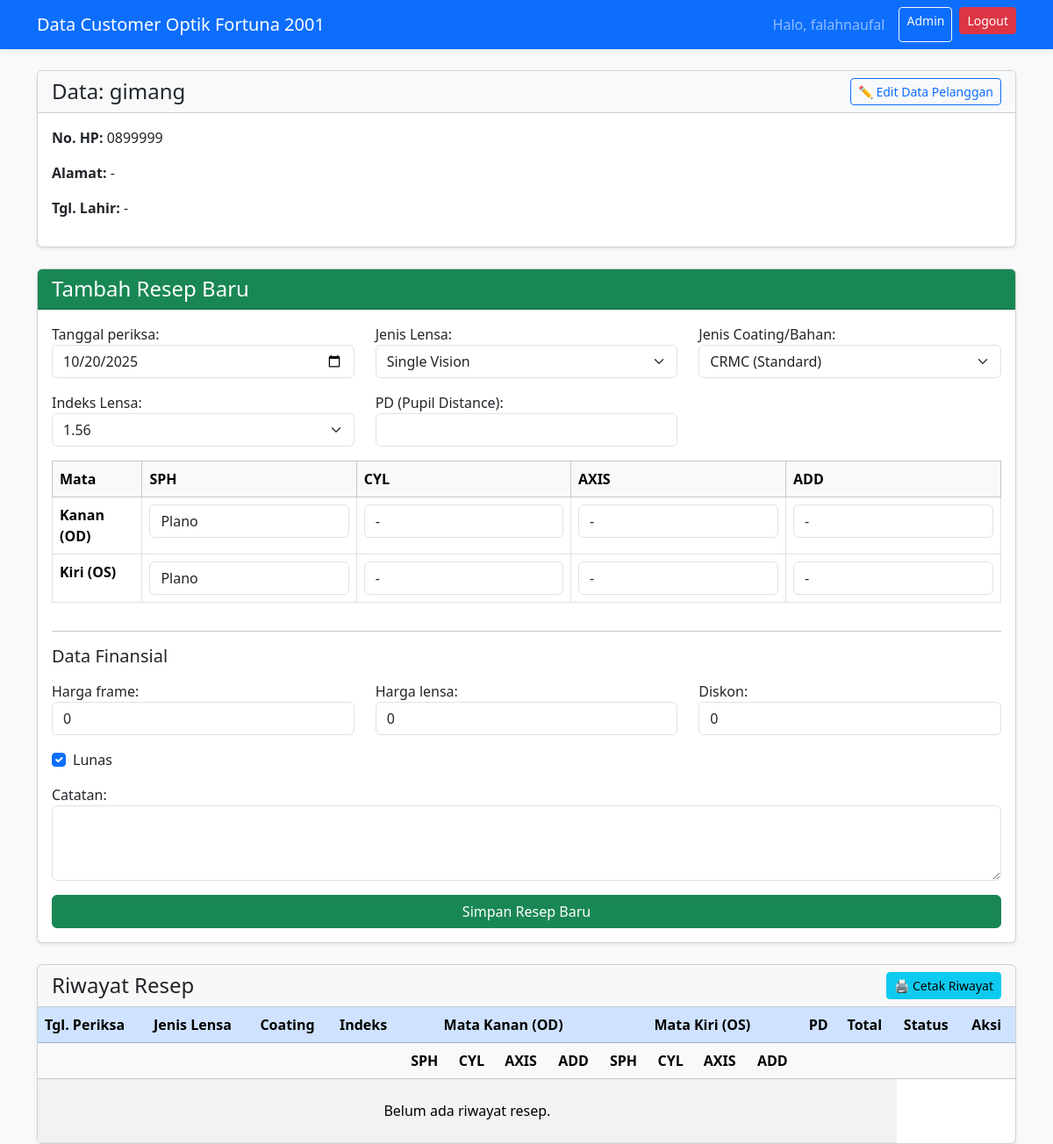
Page /pelanggan/2/ (signed in) on the committed database.
### pasien/models.py (models this page shows, shortened)
class Pelanggan(models.Model):
    nama = models.CharField(max_length=100)
    no_hp = models.CharField(max_length=20, unique=True)
    alamat = models.TextField(blank=True, null=True)
    tanggal_lahir = models.DateField(blank=True, null=True)
    created_at = models.DateTimeField(auto_now_add=True)
    class Meta:
        verbose_name = "Data Pelanggan"
        verbose_name_plural = "Data Pelanggan"

### pasien/views.py (the view)
# urls.py: path('pelanggan/<int:pk>/', views.detail_pelanggan, name='detail'),
@login_required # Kunci halaman ini
def detail_pelanggan(request, pk):
    pelanggan = get_object_or_404(Pelanggan, pk=pk)
    resep_list = pelanggan.resep_history.all()
    if request.method == 'POST':
        form = ResepForm(request.POST)
        if form.is_valid():
            resep_baru = form.save(commit=False) # Jangan simpan dulu
            resep_baru.pelanggan = pelanggan      # Isi 'pelanggan' secara manual
            resep_baru.save()                     # Baru simpan ke database
            return redirect('detail', pk=pelanggan.pk)
    else:
        form = ResepForm() # Buat form kosong
    context = {
        'pelanggan': pelanggan,
        'resep_list': resep_list,
        'form': form, # Kirim form (kosong atau terisi) ke template
    }
    return render(request, 'detail.html', context)

### templates/detail.html (shortened to what this page needs)
{% extends 'base.html' %}
{% block content %}
<div class="card shadow-sm mb-4">
    <div class="card-header bg-light d-flex justify-content-between align-items-center">
        <h4 class="mb-0">Data: {{ pelanggan.nama }}</h4>
        <a href="{% url 'edit_pelanggan' pelanggan.pk %}" class="btn btn-outline-primary btn-sm">
           ✏️ Edit Data Pelanggan
        </a>
    </div>
    <div class="card-body">
        <p><strong>No. HP:</strong> {{ pelanggan.no_hp }}</p>
        <p><strong>Alamat:</strong> {{ pelanggan.alamat|default:"-" }}</p>
        <p><strong>Tgl. Lahir:</strong> {{ pelanggan.tanggal_lahir|date:"d M Y"|default:"-" }}</p>
    </div>
</div>
<div class="card shadow-sm mb-4">
    <div class="card-header bg-success text-white">
        <h4 class="mb-0">Tambah Resep Baru</h4>
    </div>
    <div class="card-body">
        <form method="POST">
            <div class="row">
                <div class="col-md-4 mb-3">{{ form.tanggal_periksa.label_tag }} {{ form.tanggal_periksa }}</div>
                <div class="col-md-4 mb-3">{{ form.jenis_lensa.label_tag }} {{ form.jenis_lensa }}</div>
                <div class="col-md-4 mb-3">{{ form.jenis_coating.label_tag }} {{ form.jenis_coating }}</div>
            </div>
            <div class="row">
                <div class="col-md-4 mb-3">{{ form.indeks_lensa.label_tag }} {{ form.indeks_lensa }}</div>
                <div class="col-md-4 mb-3">{{ form.pd.label_tag }} {{ form.pd }}</div>
            </div>
            <div class="table-responsive mb-3">
                <table class="table table-bordered">
                    <tr class="table-light">
                        <th>Mata</th>
                        <th>SPH</th><th>CYL</th><th>AXIS</th><th>ADD</th>
                    </tr>
                    <tr>
                        <th>Kanan (OD)</th>
                        <td>{{ form.od_sph }}</td>
                        <td>{{ form.od_cyl }}</td>
                        <td>{{ form.od_axis }}</td>
                        <td>{{ form.od_add }}</td>
                    </tr>
                    <tr>
                        <th>Kiri (OS)</th>
                        <td>{{ form.os_sph }}</td>
                        <td>{{ form.os_cyl }}</td>
                        <td>{{ form.os_axis }}</td>
                        <td>{{ form.os_add }}</td>
                    </tr>
                </table>
            </div>
            <hr>
            <h5 class="mb-3">Data Finansial</h5>
            <div class="row">
                <div class="col-md-4 mb-3">
                    {{ form.harga_frame.label_tag }}
                    {{ form.harga_frame }}
                </div>
                <div class="col-md-4 mb-3">
                    {{ form.harga_lensa.label_tag }}
                    {{ form.harga_lensa }}
                </div>
                <div class="col-md-4 mb-3">
                    {{ form.diskon.label_tag }}
                    {{ form.diskon }}
                </div>
            </div>
            <div class="form-check mb-3">
                {{ form.lunas }}
                <label class="form-check-label" for="{{ form.lunas.id_for_label }}">
                    {{ form.lunas.label }}
                </label>
            </div>
            <div class="mb-3">
                {{ form.catatan.label_tag }}
                {{ form.catatan }}
            </div>
            <button type="submit" class="btn btn-success w-100">Simpan Resep Baru</button>
        </form>
    </div>
</div>
<div class="card shadow-sm printable-area">
    <div class="card-header d-flex justify-content-between align-items-center">
        <h4 class="mb-0">Riwayat Resep</h4>
        <button onclick="window.print()" class="btn btn-info btn-sm d-print-none">
            🖨️ Cetak Riwayat
        </button>
    </div>
    <div class="card-body p-0">
        <div class="table-responsive">
            <table class="table table-striped table-hover mb-0">
                <thead class="table-primary">
                    <tr>
                        <th>Tgl. Periksa</th>
                        <th>Jenis Lensa</th>
                        <th>Coating</th>
                        <th>Indeks</th>
                        <th colspan="4" class="text-center">Mata Kanan (OD)</th>
                        <th colspan="4" class="text-center">Mata Kiri (OS)</th>
                        <th>PD</th>
                        <th>Total</th> <th>Status</th> <th>Aksi</th>
                    </tr>
                    <tr class="table-light">
                        <th></th>
                        <th></th>
                        <th></th>
                        <th></th>
                        <th>SPH</th><th>CYL</th><th>AXIS</th><th>ADD</th>
                        <th>SPH</th><th>CYL</th><th>AXIS</th><th>ADD</th>
                        <th></th>
                        <th></th> <th></th> <th></th>
                    </tr>
                </thead>
                <tbody>
                    {% for resep in resep_list %}
                    <tr>
                        <td><strong>{{ resep.tanggal_periksa|date:"d/m/Y" }}</strong></td>
                        <td>{{ resep.get_jenis_lensa_display }}</td>
                        <td>{{ resep.get_jenis_coating_display }}</td>
                        <td>{{ resep.get_indeks_lensa_display }}</td>
                        <td>{{ resep.od_sph }}</td>
                        <td>{{ resep.od_cyl }}</td>
                        <td>{{ resep.od_axis }}</td>
                        <td>{{ resep.od_add }}</td>
                        <td>{{ resep.os_sph }}</td>
                        <td>{{ resep.os_cyl }}</td>
                        <td>{{ resep.os_axis }}</td>
                        <td>{{ resep.os_add }}</td>
                        <td>{{ resep.pd }}</td>
                        <td>
                            <td>Rp {{ resep.total_bayar|default:0 }}</td>
                    <td>
                        {% if resep.lunas %}
                            <span class="badge bg-success">Lunas</span>
                        {% else %}
                            <span class="badge bg-danger">Belum Lunas</span>
                        {% endif %}
                    </td>
                    <td>
                    <a href="{% url 'edit_resep' resep.pk %}" class="btn btn-sm btn-outline-primary">Edit</a>
                </td>
                    </tr>
                    {% if resep.catatan %}
                    <tr class="table-info"><td colspan="14"><strong>Catatan:</strong> {{ resep.catatan }}</td></tr>
                    {% endif %}
                    {% empty %}
                    <tr><td colspan="14" class="text-center p-4">Belum ada riwayat resep.</td></tr>
                    {% endfor %}
                </tbody>
            </table>
        </div>
    </div>
</div>
{% endblock %}

### templates/base.html (shortened to what this page needs)
<!doctype html>
<html lang="id">
  <head>
    <link href="https://cdn.jsdelivr.net/npm/bootstrap@5.3.3/dist/css/bootstrap.min.css" rel="stylesheet">
  </head>
  <body>
    <nav class="navbar navbar-expand-lg navbar-dark bg-primary shadow-sm">
        <div class="container">
            <a class="navbar-brand" href="{% url 'search' %}"> Data Customer Optik Fortuna 2001</a>
            <div class="d-flex">
                {% if user.is_authenticated %}
                    <span class="navbar-text me-3">
                        Halo, {{ user.first_name|default:user.username }}
                    </span>
                    <a href="/admin" class="btn btn-outline-light btn-sm me-2" target="_blank">Admin</a>
                    <form action="{% url 'logout' %}" method="POST" class="d-inline">
    <button type="submit" class="btn btn-danger btn-sm">Logout</button>
</form>
                {% else %}
                    <a href="{% url 'login' %}" class="btn btn-light btn-sm">Login</a>
                {% endif %}
            </div>
        </div>
    </nav>
    <div class="container mt-4">
        {% block content %}
        {% endblock %}
    </div>
  </body>
</html>

### templates/base.html (style rules this page uses)
body { background-color: #f8f9fa; }

### rows in the picture
Pelanggan: nama "gimang", no_hp "0899999", alamat "-", tanggal_lahir "-"

### other values in the picture
{{ user.first_name|default:user.username }} "falahnaufal"
